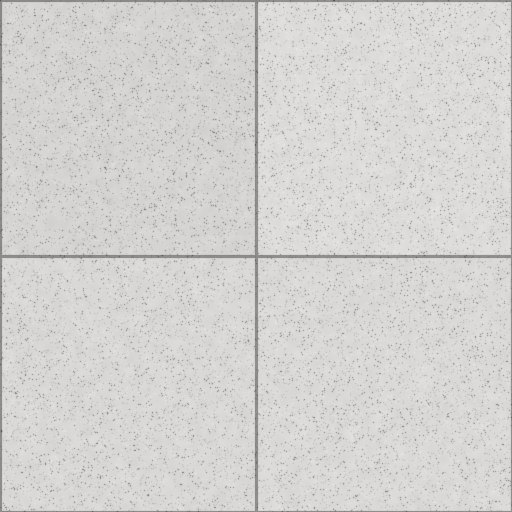
#> input picture assets/tex/floor.jpg, 512 x 512 px; its folder holds 8 pictures in this run
$ python make_upgrade_textures.py
#> lines starting #> are read from the running program, lines starting #| are printed output that depends on the picture
"""
画质升级 Demo 用的程序化贴图（全部程序化，无第三方素材）：
  python3 tools/textures/make_upgrade_textures.py
输出（assets/tex/）：
  paint_d / paint_n / paint_orm     漆面（建筑 / 列车 / 道具）的细腻微颗粒（干净，不脏）
  *_n                               补齐缺的法线：concrete / asphalt / grass / facade / steel
  *_orm                             打包 ORM：R = AO，G = 粗糙度，B = 金属度（恒 1 = 直接用材质标量 metallic）
  water_n1 / water_n2               两张可平铺的水波法线（反向滚动叠加）
  sky_day / sky_dusk                2048×1024 等距柱状天空（上午 / 黄金夕阳）
输出：
  tools/textures/hdr/env_day.hdr / env_dusk.hdr / env_indoor.hdr（不入库）   真浮点 Radiance RGBE 全景，和天空同源（tools/textures/make_env.py 转成 .env）
约定：ORM 都从已有的反照率 / 法线贴图推出来（缝 / 砖缝 = 暗 + 法线倾斜 → AO 低、粗糙度高），所以和原贴图逐像素对齐。
天空 / 全景方向约定与 Babylon FIXED_EQUIRECTANGULAR 和 HDRCubeTexture 一致：天空 jpg：u = atan2(z, -x) / 2π + 0.5；.hdr：u = atan2(z, x) / 2π + 0.5，v = acos(y) / π（第 0 行 = 天顶）。
"""
import numpy as np, os
from PIL import Image
HERE = os.path.dirname(os.path.abspath(__file__))
TEX = os.path.join(HERE, '..', '..', 'assets', 'tex')
ENV = os.path.join(HERE, '..', '..', 'vendor', 'env')
HDR = os.path.join(HERE, 'hdr')   # .hdr 源文件不入库（可重新生成），make_env.py 从这里读
os.makedirs(HDR, exist_ok=True)

def load(name):
#> called with name = 'floor.jpg'
    return np.asarray(Image.open(os.path.join(TEX, name)).convert('RGB')).astype(np.float64) / 255.0
def save(name, arr, q=84):
    a = np.clip(arr * 255 + 0.5, 0, 255).astype(np.uint8)
    Image.fromarray(a).save(os.path.join(TEX, name), quality=q, optimize=True, progressive=True)
def lum(c): return c[..., 0] * 0.2126 + c[..., 1] * 0.7152 + c[..., 2] * 0.0722
#> returned value: shape (512, 512) float64
def gblur(a, sigma):
    """可平铺（环绕）高斯模糊：FFT 域相乘，保证贴图边缘无缝"""
    n0, n1 = a.shape
    fy = np.fft.fftfreq(n0)[:, None]; fx = np.fft.fftfreq(n1)[None, :]
    k = np.exp(-2 * (np.pi * sigma) ** 2 * (fx * fx + fy * fy))
    return np.real(np.fft.ifft2(np.fft.fft2(a) * k))
def fnoise(n, scale, seed, aniso=(1, 1)):
    r = np.random.default_rng(seed); w = r.standard_normal((n, n))
    fy = np.fft.fftfreq(n)[:, None] * aniso[1]; fx = np.fft.fftfreq(n)[None, :] * aniso[0]
    amp = np.exp(-((fx * fx + fy * fy) * (n / scale) ** 2))
    o = np.real(np.fft.ifft2(np.fft.fft2(w) * amp)); o -= o.min(); o /= max(1e-9, o.max()); return o
# [5 lines left out: function normal_from_height, not called in this run]
def orm(ao, rough):
    return np.stack([np.clip(ao, 0, 1), np.clip(rough, 0.02, 1), np.ones_like(ao)], -1)
def seam_mask(name, nname=None, sigma=5.0, gain=6.0):
    """缝隙遮罩：局部比周围暗（反照率）+ 法线倾斜（有法线贴图时）"""
    L = lum(load(name)); hp = L - gblur(L, sigma)
#> after `hp = L - gblur(L, sigma)`:
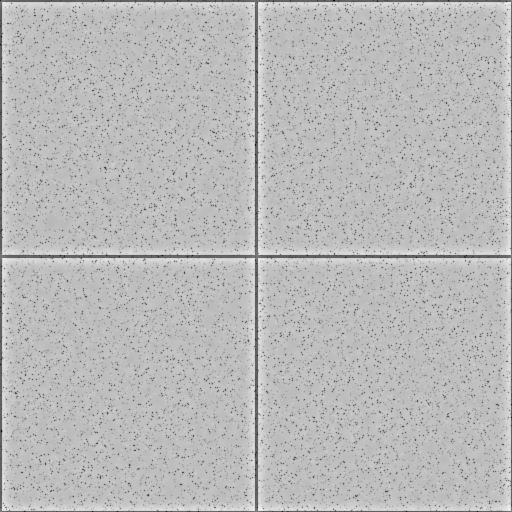
#> hp: shape (512, 512) float64; min -0.448, max 0.163, mean -5.72e-18; drawn with min black and max white
    s = np.clip(-hp * gain, 0, 1)
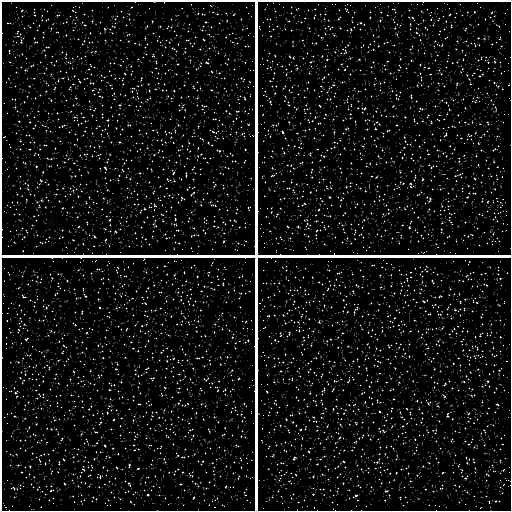
#> s: shape (512, 512) float64; min 0, max 1, mean 0.0788
    if nname and os.path.exists(os.path.join(TEX, nname)):
        n = load(nname) * 2 - 1; tilt = np.clip((1 - n[..., 2]) * 8, 0, 1)
#> call 2 of load, with name = 'floor_n.jpg'
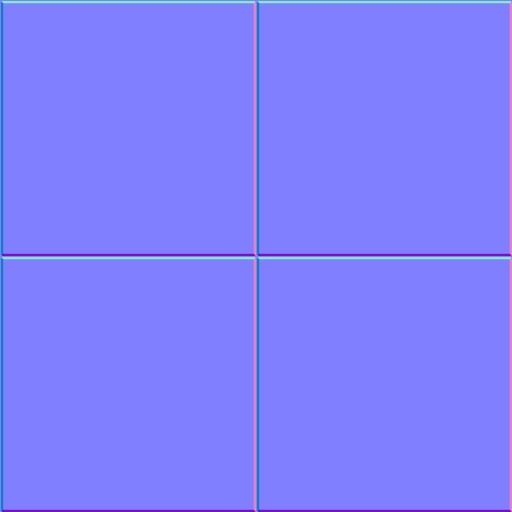
#> input picture assets/tex/floor_n.jpg, 512 x 512 px
#> after `tilt = np.clip((1 - n[..., 2]) * 8, 0, 1)`:
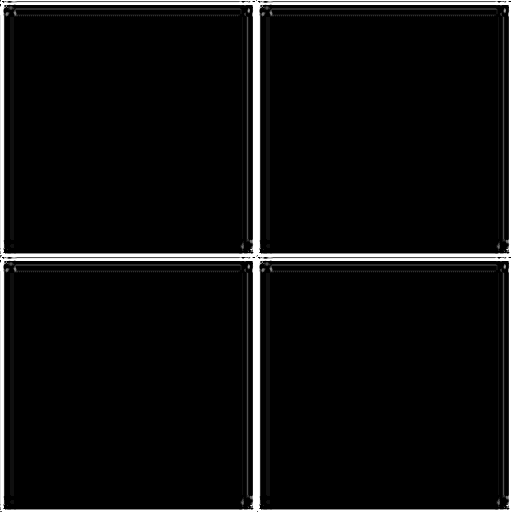
#> tilt: shape (512, 512) float64; min 0, max 1, mean 0.059
        s = np.maximum(s, tilt)
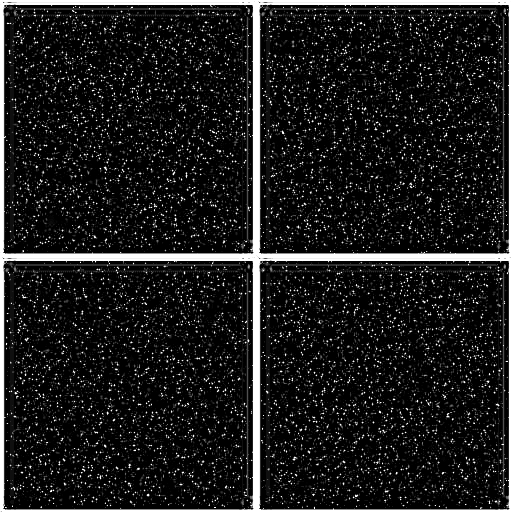
#> s: shape (512, 512) float64; min 0, max 1, mean 0.116
    return np.clip(gblur(s, 0.7), 0, 1)

N = 512
# ---------------- ORM（各桶）----------------
#  name: (albedo, normal, 平面粗糙度, 缝粗糙度, AO 强度, 粗糙度起伏, seam gain)
SPEC = {
    'floor':     ('floor.jpg', 'floor_n.jpg', 0.06, 0.93, 0.45, 0.03, 6),
    'paving':    ('paving.jpg', 'paving_n.jpg', 0.74, 0.95, 0.45, 0.10, 5),
    'tactile':   ('tactile.jpg', 'tactile_n.jpg', 0.55, 0.92, 0.40, 0.06, 5),
    'ceiling':   ('ceiling.jpg', 'ceiling_n.jpg', 0.40, 0.90, 0.40, 0.05, 5),
    'wall':      ('wall.jpg', 'wall_n.jpg', 0.12, 0.92, 0.42, 0.03, 6),
    'concrete':  ('concrete.jpg', None, 0.86, 0.97, 0.35, 0.10, 4),
    'brick':     ('brick.jpg', 'brick_n.jpg', 0.78, 0.95, 0.45, 0.10, 4),
    'qingzhuan': ('qingzhuan.jpg', 'qingzhuan_n.jpg', 0.62, 0.92, 0.42, 0.10, 5),
    'granite':   ('granite.jpg', 'granite_n.jpg', 0.88, 0.97, 0.40, 0.08, 4),
    'asphalt':   ('asphalt.jpg', None, 0.82, 0.95, 0.30, 0.14, 3),
    'grass':     ('grass.jpg', None, 0.88, 0.98, 0.35, 0.08, 3),
}
def make_orms():
    for key, (alb, nrm, r0, r1, aok, rv, gain) in SPEC.items():
        s = seam_mask(alb, nrm, gain=gain)
        var = fnoise(N if key != 'tactile' else 256, 24, seed=hash(key) % 9999) - 0.5
        ao = 1 - aok * s
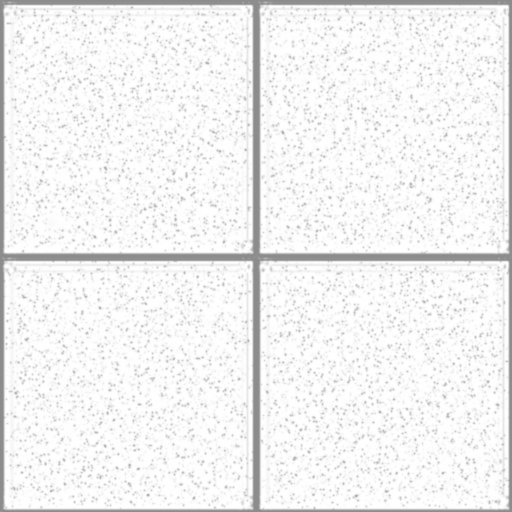
#> ao: shape (512, 512) float64; min 0.55, max 1, mean 0.948
        rough = r0 + (r1 - r0) * s + rv * var
        out = 'pave' if key == 'paving' else key
        save(out + '_orm.jpg', orm(ao, rough), 88)
#> in orm, `return np.stack([np.clip(ao, 0, 1), np.clip(rough, 0.02, 1), np.ones_l..`:
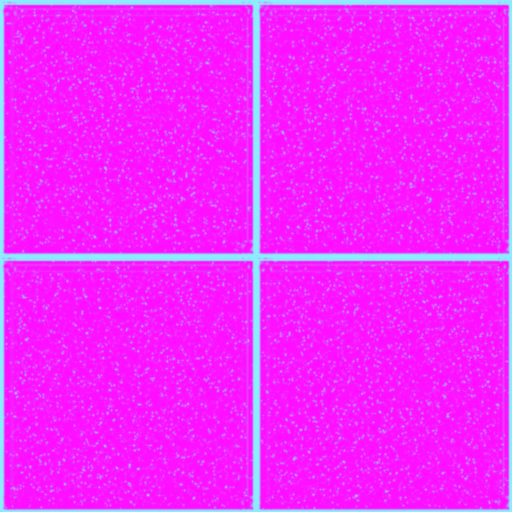
#> returned value: shape (512, 512, 3) float64; mean of channels 0, 1, 2 0.948, 0.161, 1; drawn as R, G, B
        print('orm', out)
#> pass 2 of the loop in make_orms, `for key, (alb, nrm, r0, r1, aok, rv, gain) in SPEC.items():`:
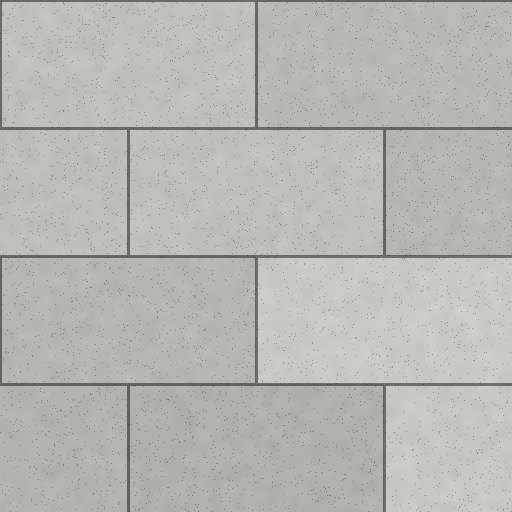
#> input picture assets/tex/paving.jpg, 512 x 512 px
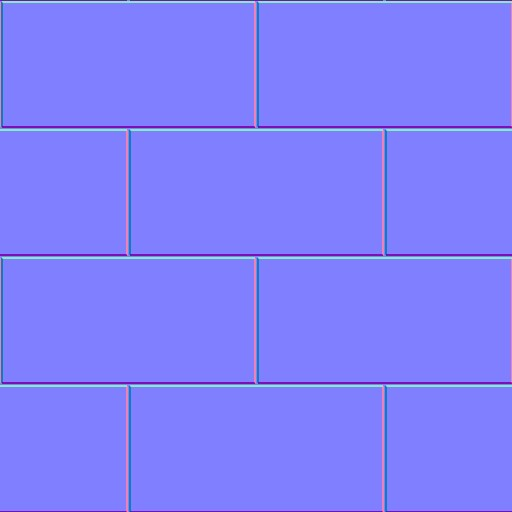
#> input picture assets/tex/paving_n.jpg, 512 x 512 px
#> in orm (call 2), `return np.stack([np.clip(ao, 0, 1), np.clip(rough, 0.02, 1), np.ones_l..`:
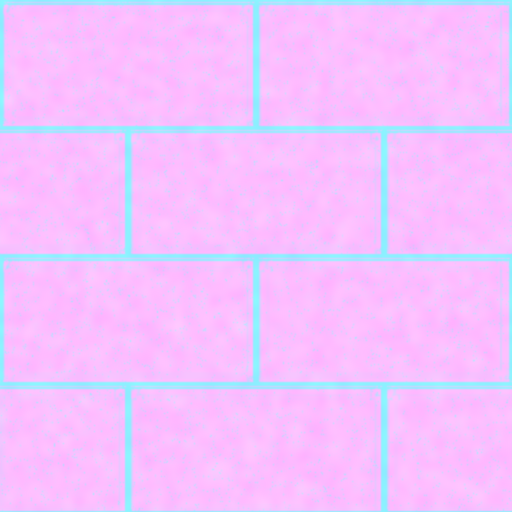
#> returned value: shape (512, 512, 3) float64; mean of channels 0, 1, 2 0.95, 0.761, 1; drawn as R, G, B

# ---------------- 补齐法线 ----------------
# [181 lines left out: functions make_normals, make_paint, make_water, dirs, sph_noise, sky_radiance and 4 more, not called in this run]

if __name__ == '__main__':
    import sys
    which = sys.argv[1:] or ['orm', 'normals', 'paint', 'water', 'sky']
#> (the run stopped early here; a loop or call above may not have finished)
